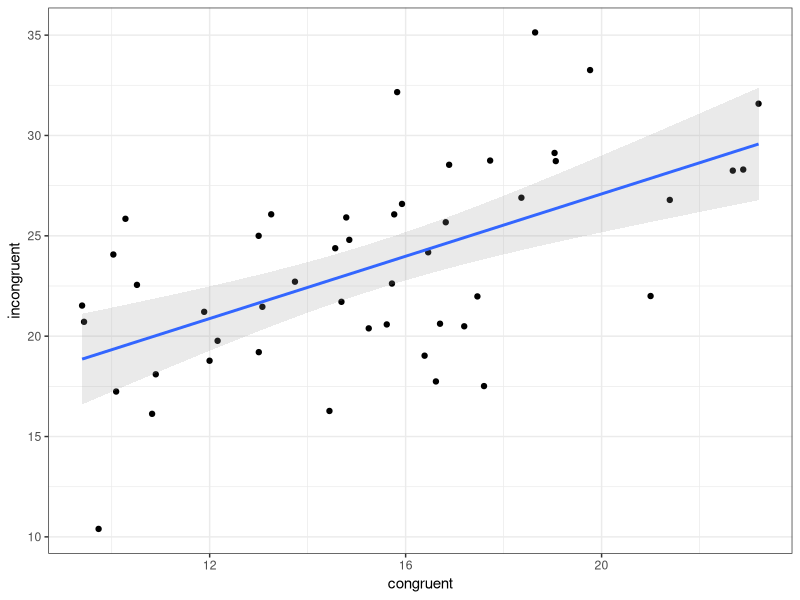

R code for this plot: (Note: this script raises an error after producing the figure.)
# basic operators  <-- also note # for comments

2 + 2

10 - 7

6 * 3

5/2

2^5 # or 2**5

# assignment

x <- 2 + 3
x

# vectors

y <- c(1, 2, 3, 4, 5)
y

z <- seq(0, 1, by = .1)
z

## operating on vectors returns vectors
y + 5 

y == 4 # vectors can be different types

## indexing vectors

y[1] # 1-indexed

z[2:5] # grabbing a slice, from indices 2 to 5

y[y<4] # get elements of y less than 4

y[y%%2==1] # get odd elements of y

# functions

mean(z)

sd(z)
length(z)

sqrt(11)

## defining new functions

se <- function(x){sd(x)/sqrt(length(x))}

se(z)

## loading packages with library()

library(tidyverse) # ggplot2, readr, dplyr, etc.

## loading data

df <- read_csv("stroop-2014.csv")

## inspecting data

df

# head(df)

glimpse(df) # dplyr

View(df)

## plotting

ggplot(df, aes(x = congruent, y = incongruent)) + 
  geom_point() +
  geom_smooth(method="lm", alpha=.2) +
  theme_bw()

## debugging warnings/errors

sqrt(-1) # Warning Message: NaNs produced

Head(df) # Error: could not find function "Head"

z - mean # Error: non-numeric argument to binary operator

data$congruent # Error: object of type 'closure' is not subsettable

## What if things go really wrong?

# Session --> Restart R

### --------------

## some tricky stuff (the sharp bits)

mean(c(1,2,3,4,5,NA)) # returns NA

y[6] # returns NA (there is nothing in the 6th index)

sqrt(2)
print(sqrt(2), digits=20) # wikipedia says 1.4142135623730950488???

2 - sqrt(2)^2 # = 0?

my_float <- 2 - sqrt(2)^2

my_float == 0 # FALSE
all.equal(my_float, 0) # TRUE

